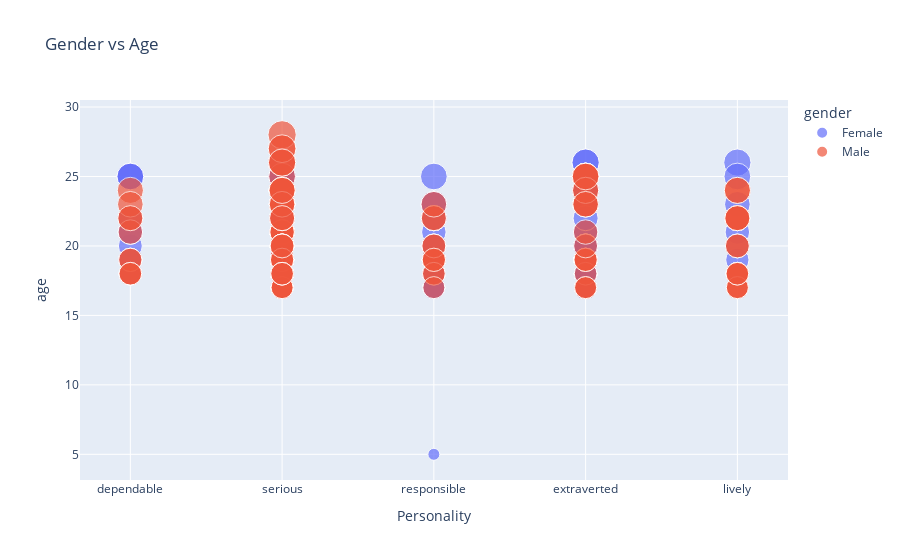

Notebook source saved alongside this figure:
### Code cell
fig= px.scatter(csv_data, x='Personality', y='age', size="age", 
           color='gender',
           title="Gender vs Age")

fig

### Figure 1 — Plotly figure (JSON) as saved in the notebook; plotly's stock layout.template omitted (floating-point values rounded to 4 significant figures; data arrays with more than 128 entries replaced by an {"elided": "..."} marker saying what was removed)
{"data": [{"hovertemplate": "gender=Female<br>Personality=%{x}<br>age=%{marker.size}<extra></extra>", "legendgroup": "Female", "marker": {"color": "#636efa", "size": {"elided": "156 int values"}, "sizemode": "area", "sizeref": 0.07, "symbol": "circle"}, "mode": "markers", "name": "Female", "orientation": "v", "showlegend": true, "type": "scatter", "x": {"elided": "156 str values"}, "xaxis": "x", "y": {"elided": "156 int values"}, "yaxis": "y"}, {"hovertemplate": "gender=Male<br>Personality=%{x}<br>age=%{marker.size}<extra></extra>", "legendgroup": "Male", "marker": {"color": "#EF553B", "size": {"elided": "159 int values"}, "sizemode": "area", "sizeref": 0.07, "symbol": "circle"}, "mode": "markers", "name": "Male", "orientation": "v", "showlegend": true, "type": "scatter", "x": {"elided": "159 str values"}, "xaxis": "x", "y": {"elided": "159 int values"}, "yaxis": "y"}], "layout": {"legend": {"itemsizing": "constant", "title": {"text": "gender"}, "tracegroupgap": 0}, "title": {"text": "Gender vs Age"}, "xaxis": {"anchor": "y", "domain": [0, 1], "title": {"text": "Personality"}}, "yaxis": {"anchor": "x", "domain": [0, 1], "title": {"text": "age"}}}}
